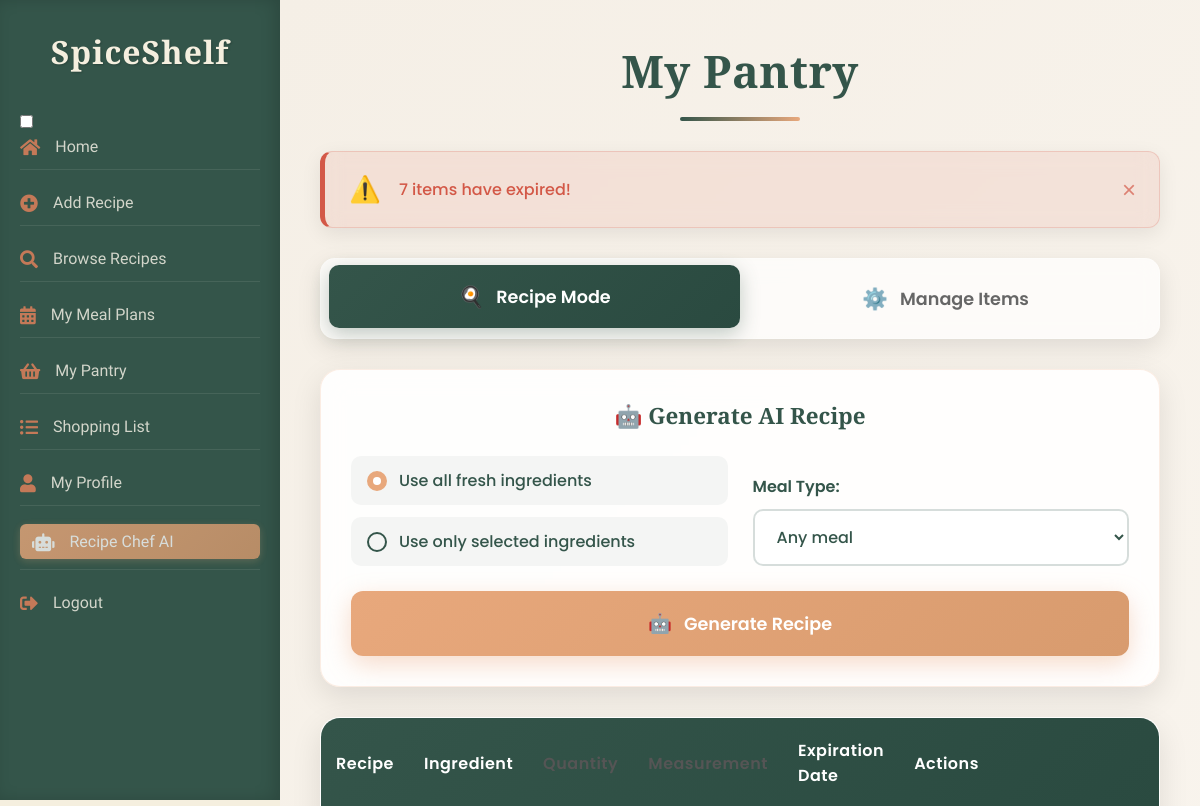
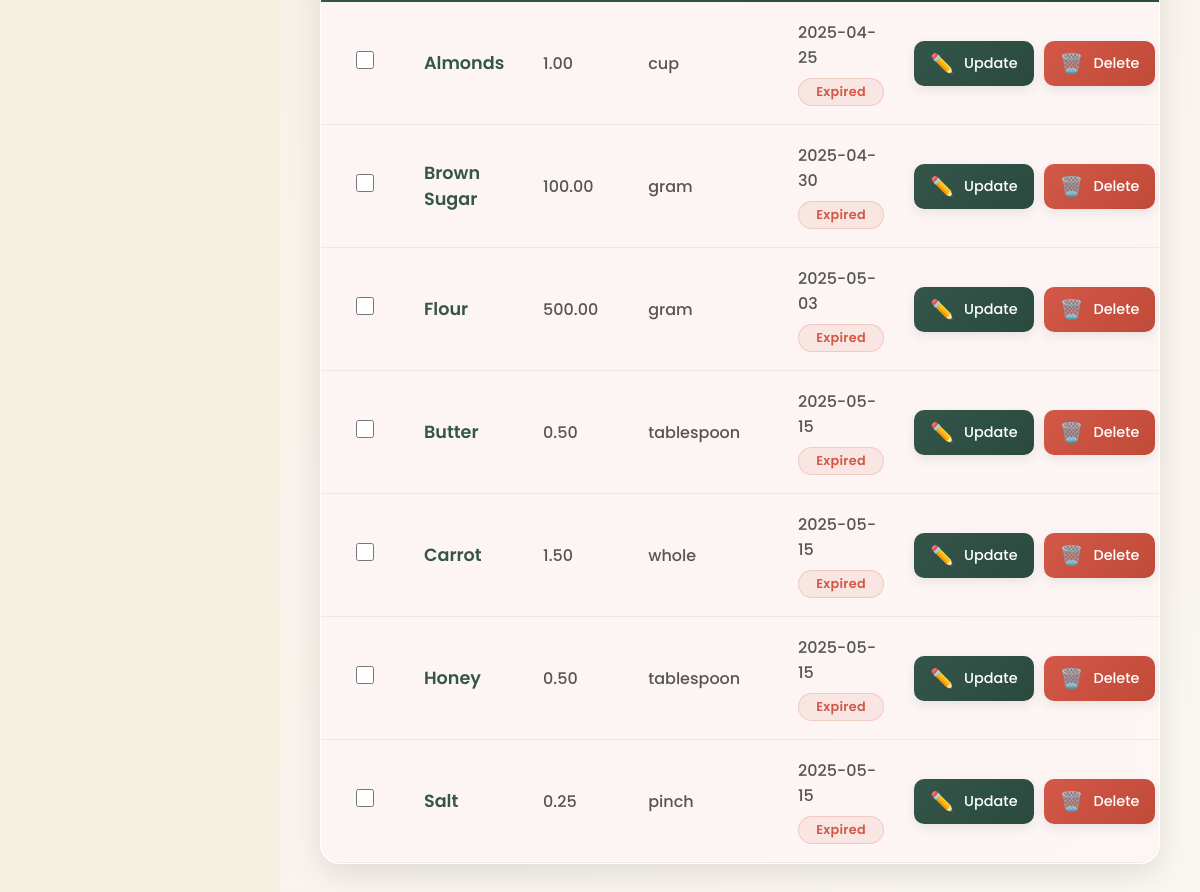
Page /index.php?action=pantry (signed in) on the earlier database version (2 pictures, top to bottom).
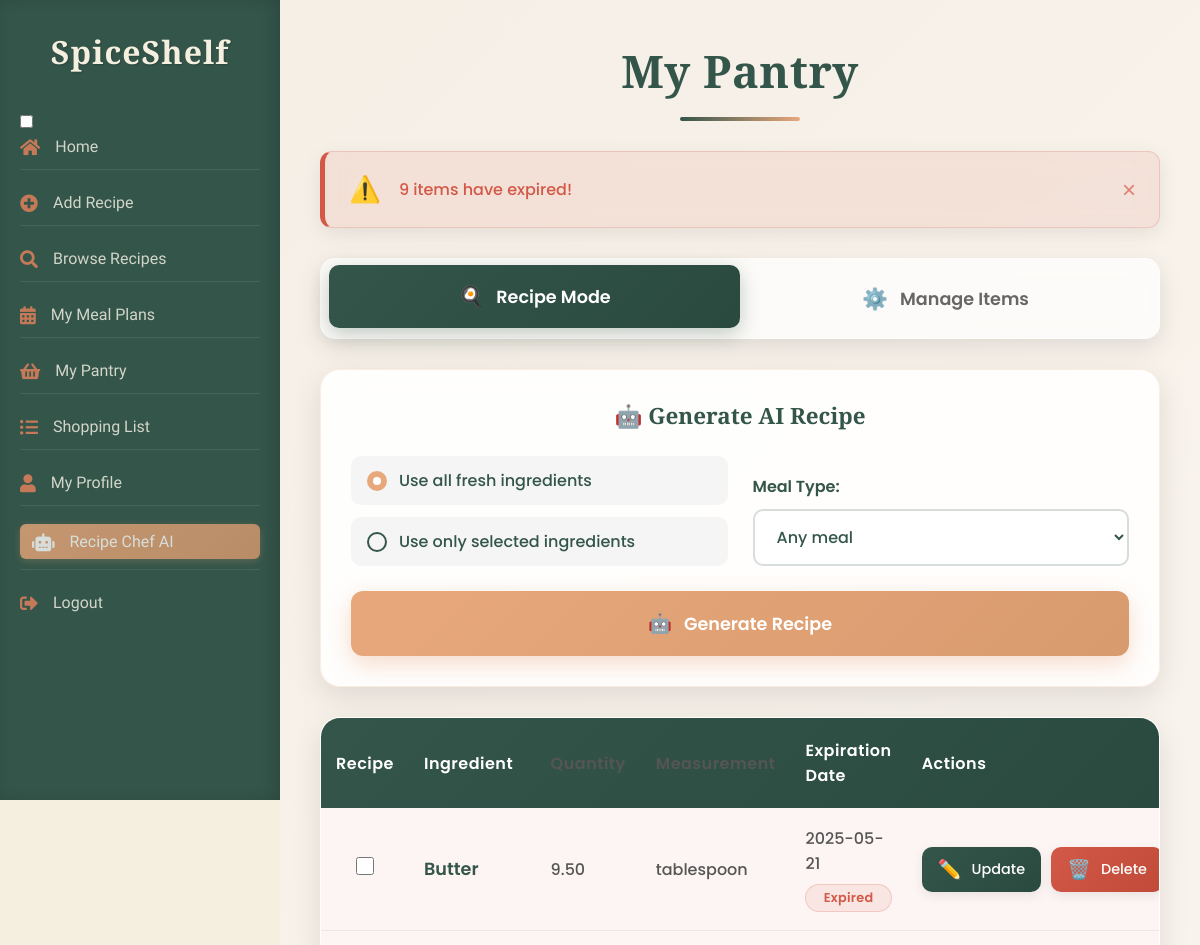
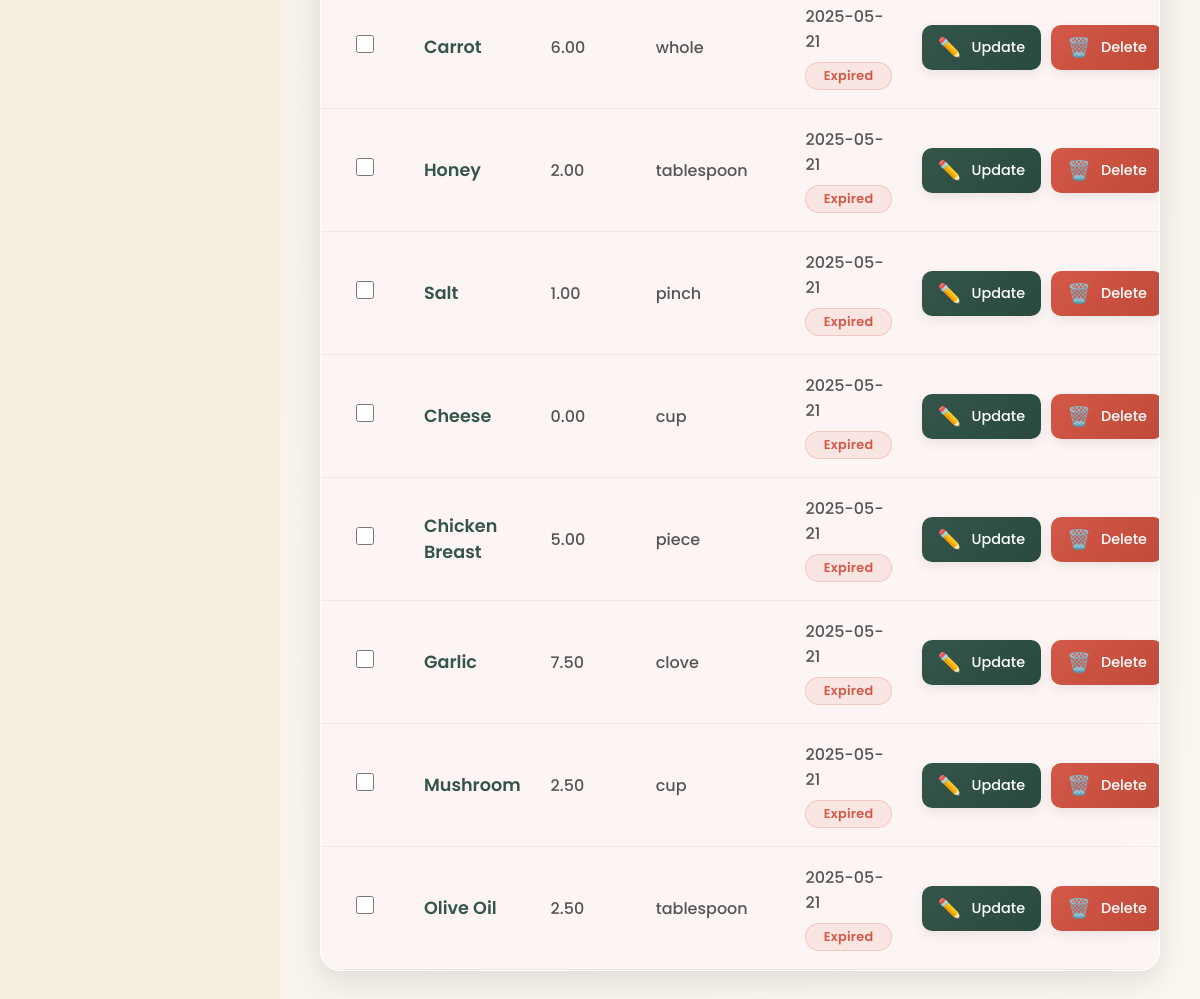
Same page on the later database version (2 pictures, top to bottom).
### tables this page shows
CREATE TABLE `pantry` (
  `pantry_id` int(11) NOT NULL,
  `user_id` int(11) NOT NULL,
  `ingredient_id` int(11) NOT NULL,
  `quantity` decimal(10,2) NOT NULL,
  `measurement_id` int(11) NOT NULL,
  `added_at` timestamp NOT NULL DEFAULT current_timestamp(),
  `expiration_date` date NOT NULL
);

CREATE TABLE `ingredients` (
  `ingredient_id` int(11) NOT NULL,
  `name` varchar(100) NOT NULL
);

CREATE TABLE `measurements` (
  `measurement_id` int(11) NOT NULL,
  `name` varchar(50) NOT NULL
);

### controllers/PantryController.php (called while the page is built, shortened)
<?php
require_once __DIR__ . '/../models/Pantry.php';
class PantryController {
    private $conn;
    public function __construct($conn) {
        $this->conn = $conn;
    }
    public function showPantryItems() {
        $user_id = $_SESSION['user_id'];
        $pantry = new Pantry($this->conn);
        $items = $pantry->getPantryItems($user_id);
        $this->loadView('pantry', ['items' => $items]);
    }
    private function loadView($viewName, $data = []) {
        extract($data);
        include_once __DIR__ . '/../views/' . $viewName . '.php';
    }
}
?>

### index.php (called while the page is built, shortened)
<?php
require_once 'controllers/RecipeController.php';
require_once 'controllers/PantryController.php';
$database = new Database();
$conn = $database->getConnection();
$router = new Router();
$userController = new UserController($conn);
$recipeController = new RecipeController($conn);
$pantryController = new PantryController($conn);
$mealPlanController = new MealPlanController($conn);
$shoppingListController = new ShoppingListController($conn);
$adminController = new AdminController($conn);
$router->addRoute('login', [$userController, 'login']);
$router->addRoute('register', [$userController, 'register']);
$router->addRoute('logout', function () {
    session_unset();
    session_destroy();
    header('Location: index.php?action=login');
    exit;
});
$router->addRoute('profile', [$userController, 'profile']);
$router->addRoute('add_recipe', [$recipeController, 'add']);
$router->addRoute('recipe_chat', [$recipeController, 'recipeChat']);
$router->addRoute('pantry', [$pantryController, 'showPantryItems']);
$router->addRoute('add', [$pantryController, 'add']);
$router->addRoute('update', [$pantryController, 'update']);
$router->addRoute('delete', [$pantryController, 'delete']);
$router->addRoute('favorite', [$recipeController, 'favorite']);
$router->addRoute('search_recipes', [$recipeController, 'searchRecipes']);
$router->addRoute('home', [$recipeController, 'displayHome']);
$router->addRoute('view_recipe', [$recipeController, 'viewRecipe']);
$router->addRoute('delete_recipe', [$recipeController, 'deleteRecipe']);
$router->addRoute('edit_recipe', [$recipeController, 'editRecipe']);
$router->addRoute('update_recipe', [$recipeController, 'updateRecipe']);
$router->addRoute('browse_recipes', [$recipeController, 'browseRecipes']);
$router->addRoute('meal_plans', [$mealPlanController, 'showMealPlans']);
$router->addRoute('shopping_list', [$shoppingListController, 'showLists']);
$router->addRoute('refresh_home_sections', [$recipeController, 'refresh_home_sections']);
$router->addRoute('getDefaultMeasurement', [$recipeController, 'getDefaultMeasurement']);
$router->addRoute('add_comment', [$recipeController, 'addComment']);
$router->addRoute('delete_comment', [$recipeController, 'deleteComment']);
$router->addRoute('pantry/bulkDelete', [$pantryController, 'bulkDelete']);
$router->addRoute('meal_plans/exportPDF', [$mealPlanController, 'exportPDF']);
$router->addRoute('meal_plans/searchRecipes', [$mealPlanController, 'searchRecipes']);
$router->addRoute('meal_plans/addMeal', [$mealPlanController, 'addMeal']);
$router->addRoute('meal_plans/getMeal', [$mealPlanController, 'getMeal']);
$router->addRoute('meal_plans/updateMeal', [$mealPlanController, 'updateMeal']);
$router->addRoute('meal_plans/removeMeal', [$mealPlanController, 'removeMeal']);
$router->addRoute('meal_plans/generateShoppingList', [$mealPlanController, 'generateShoppingList']);
$router->addRoute('adminLogin', [$adminController, 'adminLogin']);
$router->addRoute('adminLogout', [$adminController, 'adminLogout']);
$router->addRoute('adminDashboard', [$adminController, 'adminDashboard']);
$router->addRoute('adminUsers', [$adminController, 'adminUsers']);
$router->addRoute('adminViewUser', [$adminController, 'adminViewUser']);
$router->addRoute('adminRecipes', [$adminController, 'adminRecipes']);
$router->addRoute('adminViewRecipe', [$adminController, 'adminViewRecipe']);
$router->addRoute('adminIngredients', [$adminController, 'adminIngredients']);
$router->addRoute('adminAddIngredient', [$adminController, 'adminAddIngredient']);
$router->addRoute('adminEditIngredient', [$adminController, 'adminEditIngredient']);
$router->addRoute('adminDeleteIngredient', [$adminController, 'adminDeleteIngredient']);
$router->addRoute('adminCategories', [$adminController, 'adminCategories']);
$router->addRoute('adminAddCategory', [$adminController, 'adminAddCategory']);
$router->addRoute('adminEditCategory', [$adminController, 'adminEditCategory']);
$router->addRoute('adminDeleteCategory', [$adminController, 'adminDeleteCategory']);
$router->addRoute('adminDeleteUser', [$adminController, 'adminDeleteUser']);
$router->addRoute('adminDeleteRecipe', [$adminController, 'adminDeleteRecipe']);
$router->addRoute('adminUserReports', [$adminController, 'adminUserReports']);
$router->addRoute('adminRecipeReports', [$adminController, 'adminRecipeReports']);
$router->addRoute('adminAds', [$adminController, 'adminAds']);
$router->addRoute('adminAdReports', [$adminController, 'adminAdReports']);
$router->addRoute('adminExportAdReport', [$adminController, 'adminExportAdReport']);
$router->addRoute('adminExportUserReport', [$adminController, 'adminExportUserReport']);
$router->addRoute('adminExportRecipeReport', [$adminController, 'adminExportRecipeReport']);
$router->addRoute('adminSendInactivityNotice', [$adminController, 'adminSendInactivityNotice']);
$router->addRoute('logAdImpression', [$adminController, 'logAdImpression']);
$router->addRoute('adClick', [$adminController, 'adClick']);
$action = isset($_GET['action']) ? $_GET['action'] : 'home';
$router->handleRequest($action);
?>

### models/Pantry.php (called while the page is built, shortened)
<?php
class Pantry {
    private $conn;
    public function __construct($conn) {
        $this->conn = $conn;
    }
    public function getPantryItems($user_id) {
        $query = "SELECT
                    p.pantry_id,
                    i.name AS ingredient,
                    p.quantity,
                    m.name AS measurement,
                    p.expiration_date,
                    DATEDIFF(p.expiration_date, CURRENT_DATE()) as days_until_expiration
                  FROM pantry p
                  JOIN ingredients i ON p.ingredient_id = i.ingredient_id
                  JOIN measurements m ON p.measurement_id = m.measurement_id
                  WHERE p.user_id = ?
                  ORDER BY days_until_expiration ASC";
        $stmt = $this->conn->prepare($query);
        $stmt->bind_param("i", $user_id);
        $stmt->execute();
        $result = $stmt->get_result();
        $items = [];
        while ($row = $result->fetch_assoc()) {
            $items[] = $row;
        }
        return $items;
    }
}
?>

### views/pantry.php (the view, shortened to what the rows shown need)
<!DOCTYPE html>
<html lang="en">
<head>
    <link rel="stylesheet" href="assets/css/pantry.css">
    <link rel="stylesheet" href="assets/css/pantry-modals.css">
</head>
<body>
    <?php include('includes/header.php'); ?>
    <div class="container">
        <h1>My Pantry</h1>
        <div class="table-container">
            <form id="bulkActionForm" method="post" action="index.php?action=pantry&subaction=bulkDelete">
                <table class="pantry-table">
                    <thead>
                        <tr>
                            <th class="checkbox-column">
                                <span class="recipe-header">Recipe</span>
                            </th>
                            <th class="ingredient-column">Ingredient</th>
                            <th class="quantity-column">Quantity</th>
                            <th class="measurement-column">Measurement</th>
                            <th class="expiration-column" data-sort="expiration_date">Expiration Date</th>
                            <th class="actions-column">Actions</th>
                        </tr>
                    </thead>
                    <tbody>
                        <?php if (isset($items) && !empty($items)): ?>
                            <?php foreach ($items as $index => $row):
                                $rowClass = $index % 2 === 0 ? 'even' : 'odd';
                                if ($row['days_until_expiration'] < 0) {
                                    $rowClass .= ' expired';
                                } elseif ($row['days_until_expiration'] <= 7) {
                                    $rowClass .= ' expiring-soon';
                                }
                            ?>
                                <tr class="<?= $rowClass ?>">
                                    <td class="checkbox-column">
                                        <input type="checkbox"
                                               name="selected_items[]"
                                               value="<?= $row['pantry_id'] ?>"
                                               class="item-checkbox"
                                               data-ingredient='<?= json_encode([
                                                   'pantry_id' => $row['pantry_id'],
                                                   'ingredient' => $row['ingredient'],
                                                   'quantity' => $row['quantity'],
                                                   'measurement' => $row['measurement'],
                                                   'days_until_expiration' => $row['days_until_expiration'],
                                                   'expiration_date' => $row['expiration_date']
                                               ]) ?>'
                                               data-expired="<?= ($row['days_until_expiration'] < 0) ? 'true' : 'false' ?>">
                                    </td>
                                    <td class="ingredient-column">
                                        <div class="ingredient-info">
                                            <span class="ingredient-name"><?= htmlspecialchars($row['ingredient']) ?></span>
                                        </div>
                                    </td>
                                    <td class="quantity-column"><?= htmlspecialchars($row['quantity']) ?></td>
                                    <td class="measurement-column"><?= htmlspecialchars($row['measurement']) ?></td>
                                    <td class="expiration-column">
                                        <div class="expiration-info">
                                            <span class="expiration-date"><?= htmlspecialchars($row['expiration_date']) ?></span>
                                            <?php if ($row['days_until_expiration'] < 0): ?>
                                                <span class="expiry-tag expired">Expired</span>
                                            <?php elseif ($row['days_until_expiration'] <= 7): ?>
                                                <span class="expiry-tag expiring">Expires in <?= $row['days_until_expiration'] ?> days</span>
                                            <?php endif; ?>
                                        </div>
                                    </td>
                                    <td class="actions-column">
                                        <div class="item-actions">
                                            <a href="index.php?action=update&id=<?= $row['pantry_id'] ?>" class="action-btn update-btn">
                                                <span class="btn-icon">✏️</span>
                                                <span class="btn-text">Update</span>
                                            </a>
                                            <a href="index.php?action=delete&id=<?= $row['pantry_id'] ?>"
                                               class="action-btn delete-btn"
                                               onclick="return confirm('Are you sure you want to delete this item?');">
                                                <span class="btn-icon">🗑️</span>
                                                <span class="btn-text">Delete</span>
                                            </a>
                                        </div>
                                    </td>
                                </tr>
                            <?php endforeach; ?>
                        <?php endif; ?>
                    </tbody>
                </table>
            </form>
        </div>
    </div>
</body>
</html>

Differences in the rows shown:
removed pantry: ingredient.name "Almonds", quantity "1.00", measurement.name "cup", expiration_date "2025-04-25"
removed pantry: ingredient.name "Brown Sugar", quantity "100.00", measurement.name "gram", expiration_date "2025-04-30"
removed pantry: ingredient.name "Flour", quantity "500.00", measurement.name "gram", expiration_date "2025-05-03"
changed pantry "Butter": quantity "0.50" → "9.50"; expiration_date "2025-05-15" → "2025-05-21"
changed pantry "Carrot": quantity "1.50" → "6.00"; expiration_date "2025-05-15" → "2025-05-21"
changed pantry "Honey": quantity "0.50" → "2.00"; expiration_date "2025-05-15" → "2025-05-21"
changed pantry "Salt": quantity "0.25" → "1.00"; expiration_date "2025-05-15" → "2025-05-21"
added pantry: ingredient.name "Cheese", quantity "0.00", measurement.name "cup", expiration_date "2025-05-21"
added pantry: ingredient.name "Chicken Breast", quantity "5.00", measurement.name "piece", expiration_date "2025-05-21"
added pantry: ingredient.name "Garlic", quantity "7.50", measurement.name "clove", expiration_date "2025-05-21"
added pantry: ingredient.name "Mushroom", quantity "2.50", measurement.name "cup", expiration_date "2025-05-21"
added pantry: ingredient.name "Olive Oil", quantity "2.50", measurement.name "tablespoon", expiration_date "2025-05-21"
Other differences:
$count: "7" → "9"
